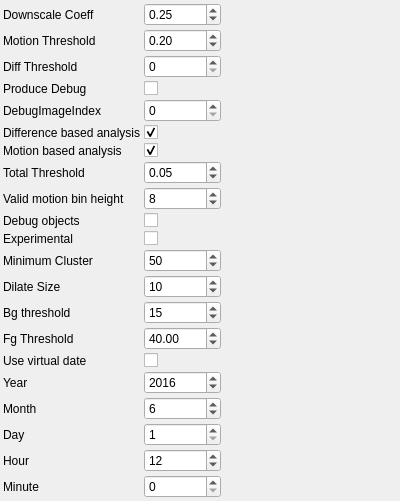
<?xml version="1.0" encoding="UTF-8"?>
<ui version="4.0">
 <class>AnalysisParamsControlWidget</class>
 <widget class="QWidget" name="AnalysisParamsControlWidget">
  <property name="geometry">
   <rect>
    <x>0</x>
    <y>0</y>
    <width>400</width>
    <height>300</height>
   </rect>
  </property>
  <property name="windowTitle">
   <string>AnalysisParams</string>
  </property>
   <layout class="QGridLayout" name="gridLayout">
    <property name="margin">
     <number>3</number>
    </property>
    <property name="spacing">
     <number>3</number>
    </property>
    <item row="0" column="0">
     <widget class="QLabel" name="label_0">
       <property name="text">
         <string>Downscale Coeff</string>
       </property>
     </widget>
    </item>
    <item row="0" column="1">
     <widget class="QDoubleSpinBox" name="downscaleCoeffSpinBox">
       <property name="toolTip">
         <string>Downscale Coeff</string>
       </property>
       <property name="minimum">
        <double>0.0001</double>
       </property>
       <property name="maximum">
        <double>10000</double>
       </property>
       <property name="singleStep">
        <double>1</double>
       </property>
       <property name="value">
        <double>0.25</double>
       </property>
     </widget>
    </item>
    <item row="1" column="0">
     <widget class="QLabel" name="label_1">
       <property name="text">
         <string>Motion Threshold</string>
       </property>
     </widget>
    </item>
    <item row="1" column="1">
     <widget class="QDoubleSpinBox" name="motionThresholdSpinBox">
       <property name="toolTip">
         <string>Motion Threshold</string>
       </property>
       <property name="minimum">
        <double>0.0001</double>
       </property>
       <property name="maximum">
        <double>10000</double>
       </property>
       <property name="singleStep">
        <double>1</double>
       </property>
       <property name="value">
        <double>0.2</double>
       </property>
     </widget>
    </item>
    <item row="2" column="0">
     <widget class="QLabel" name="label_2">
       <property name="text">
         <string>Diff Threshold</string>
       </property>
     </widget>
    </item>
    <item row="2" column="1">
     <widget class="QSpinBox" name="diffThresholdSpinBox">
       <property name="toolTip">
         <string>Diff Threshold</string>
       </property>
     </widget>
    </item>
    <item row="3" column="0">
     <widget class="QLabel" name="label_3">
       <property name="text">
         <string>Produce Debug</string>
       </property>
     </widget>
    </item>
    <item row="3" column="1">
     <widget class="QCheckBox" name="produceDebugCheckBox">
       <property name="toolTip">
         <string>Produce Debug</string>
       </property>
     </widget>
    </item>
    <item row="4" column="0">
     <widget class="QLabel" name="label_4">
       <property name="text">
         <string>DebugImageIndex</string>
       </property>
     </widget>
    </item>
    <item row="4" column="1">
     <widget class="QSpinBox" name="debugImageIndexSpinBox">
       <property name="toolTip">
         <string>DebugImageIndex</string>
       </property>
     </widget>
    </item>
    <item row="5" column="0">
     <widget class="QLabel" name="label_5">
       <property name="text">
         <string>Difference based analysis</string>
       </property>
     </widget>
    </item>
    <item row="5" column="1">
     <widget class="QCheckBox" name="differenceBasedAnalysisCheckBox">
       <property name="toolTip">
         <string>Difference based analysis</string>
       </property>
       <property name="checked">
           <bool>true</bool>
       </property>
     </widget>
    </item>
    <item row="6" column="0">
     <widget class="QLabel" name="label_6">
       <property name="text">
         <string>Motion based analysis</string>
       </property>
     </widget>
    </item>
    <item row="6" column="1">
     <widget class="QCheckBox" name="motionBasedAnalysisCheckBox">
       <property name="toolTip">
         <string>Motion based analysis</string>
       </property>
       <property name="checked">
           <bool>true</bool>
       </property>
     </widget>
    </item>
    <item row="7" column="0">
     <widget class="QLabel" name="label_7">
       <property name="text">
         <string>Total Threshold</string>
       </property>
     </widget>
    </item>
    <item row="7" column="1">
     <widget class="QDoubleSpinBox" name="totalThresholdSpinBox">
       <property name="toolTip">
         <string>Total Threshold</string>
       </property>
       <property name="minimum">
        <double>0.0001</double>
       </property>
       <property name="maximum">
        <double>100</double>
       </property>
       <property name="singleStep">
        <double>1</double>
       </property>
       <property name="value">
        <double>0.05</double>
       </property>
     </widget>
    </item>
    <item row="8" column="0">
     <widget class="QLabel" name="label_8">
       <property name="text">
         <string>Valid motion bin height</string>
       </property>
     </widget>
    </item>
    <item row="8" column="1">
     <widget class="QSpinBox" name="validMotionBinHeightSpinBox">
       <property name="toolTip">
         <string>Valid motion bin height</string>
       </property>
       <property name="minimum">
        <number>2</number>
       </property>
       <property name="maximum">
        <number>99999</number>
       </property>
       <property name="singleStep">
        <number>1</number>
       </property>
       <property name="value">
        <number>8</number>
       </property>
     </widget>
    </item>
    <item row="9" column="0">
     <widget class="QLabel" name="label_9">
       <property name="text">
         <string>Debug objects</string>
       </property>
     </widget>
    </item>
    <item row="9" column="1">
     <widget class="QCheckBox" name="debugObjectsCheckBox">
       <property name="toolTip">
         <string>Debug objects</string>
       </property>
     </widget>
    </item>
    <item row="10" column="0">
     <widget class="QLabel" name="label_10">
       <property name="text">
         <string>Experimental</string>
       </property>
     </widget>
    </item>
    <item row="10" column="1">
     <widget class="QCheckBox" name="experimentalCheckBox">
       <property name="toolTip">
         <string>Experimental</string>
       </property>
     </widget>
    </item>
    <item row="11" column="0">
     <widget class="QLabel" name="label_11">
       <property name="text">
         <string>Minimum Cluster</string>
       </property>
     </widget>
    </item>
    <item row="11" column="1">
     <widget class="QSpinBox" name="minimumClusterSpinBox">
       <property name="toolTip">
         <string>Minimum Cluster</string>
       </property>
       <property name="minimum">
        <number>1</number>
       </property>
       <property name="maximum">
        <number>999999</number>
       </property>
       <property name="singleStep">
        <number>1</number>
       </property>
       <property name="value">
        <number>50</number>
       </property>
     </widget>
    </item>
    <item row="12" column="0">
     <widget class="QLabel" name="label_12">
       <property name="text">
         <string>Dilate Size</string>
       </property>
     </widget>
    </item>
    <item row="12" column="1">
     <widget class="QSpinBox" name="dilateSizeSpinBox">
       <property name="toolTip">
         <string>Dilate Size</string>
       </property>
       <property name="minimum">
        <number>1</number>
       </property>
       <property name="maximum">
        <number>999999</number>
       </property>
       <property name="singleStep">
        <number>1</number>
       </property>
       <property name="value">
        <number>10</number>
       </property>
     </widget>
    </item>
    <item row="13" column="0">
     <widget class="QLabel" name="label_13">
       <property name="text">
         <string>Bg threshold</string>
       </property>
     </widget>
    </item>
    <item row="13" column="1">
     <widget class="QSpinBox" name="bgThresholdSpinBox">
       <property name="toolTip">
         <string>Bg threshold</string>
       </property>
       <property name="minimum">
        <number>1</number>
       </property>
       <property name="maximum">
        <number>99999</number>
       </property>
       <property name="singleStep">
        <number>1</number>
       </property>
       <property name="value">
        <number>15</number>
       </property>
     </widget>
    </item>
    <item row="14" column="0">
     <widget class="QLabel" name="label_14">
       <property name="text">
         <string>Fg Threshold</string>
       </property>
     </widget>
    </item>
    <item row="14" column="1">
     <widget class="QDoubleSpinBox" name="fgThresholdSpinBox">
       <property name="toolTip">
         <string>Fg Threshold</string>
       </property>
       <property name="minimum">
        <double>1</double>
       </property>
       <property name="maximum">
        <double>100</double>
       </property>
       <property name="singleStep">
        <double>1</double>
       </property>
       <property name="value">
        <double>40</double>
       </property>
     </widget>
    </item>
    <item row="15" column="0">
     <widget class="QLabel" name="label_15">
       <property name="text">
         <string>Use virtual date</string>
       </property>
     </widget>
    </item>
    <item row="15" column="1">
     <widget class="QCheckBox" name="useVirtualDateCheckBox">
       <property name="toolTip">
         <string>Use virtual date</string>
       </property>
     </widget>
    </item>
    <item row="16" column="0">
     <widget class="QLabel" name="label_16">
       <property name="text">
         <string>Year</string>
       </property>
     </widget>
    </item>
    <item row="16" column="1">
     <widget class="QSpinBox" name="yearSpinBox">
       <property name="toolTip">
         <string>Year</string>
       </property>
       <property name="minimum">
        <number>1970</number>
       </property>
       <property name="maximum">
        <number>99999</number>
       </property>
       <property name="singleStep">
        <number>1</number>
       </property>
       <property name="value">
        <number>2016</number>
       </property>
     </widget>
    </item>
    <item row="17" column="0">
     <widget class="QLabel" name="label_17">
       <property name="text">
         <string>Month</string>
       </property>
     </widget>
    </item>
    <item row="17" column="1">
     <widget class="QSpinBox" name="monthSpinBox">
       <property name="toolTip">
         <string>Month</string>
       </property>
       <property name="minimum">
        <number>1</number>
       </property>
       <property name="maximum">
        <number>12</number>
       </property>
       <property name="singleStep">
        <number>1</number>
       </property>
       <property name="value">
        <number>6</number>
       </property>
     </widget>
    </item>
    <item row="18" column="0">
     <widget class="QLabel" name="label_18">
       <property name="text">
         <string>Day</string>
       </property>
     </widget>
    </item>
    <item row="18" column="1">
     <widget class="QSpinBox" name="daySpinBox">
       <property name="toolTip">
         <string>Day</string>
       </property>
       <property name="minimum">
        <number>1</number>
       </property>
       <property name="maximum">
        <number>31</number>
       </property>
       <property name="singleStep">
        <number>1</number>
       </property>
       <property name="value">
        <number>1</number>
       </property>
     </widget>
    </item>
    <item row="19" column="0">
     <widget class="QLabel" name="label_19">
       <property name="text">
         <string>Hour</string>
       </property>
     </widget>
    </item>
    <item row="19" column="1">
     <widget class="QSpinBox" name="hourSpinBox">
       <property name="toolTip">
         <string>Hour</string>
       </property>
       <property name="minimum">
        <number>0</number>
       </property>
       <property name="maximum">
        <number>23</number>
       </property>
       <property name="singleStep">
        <number>1</number>
       </property>
       <property name="value">
        <number>12</number>
       </property>
     </widget>
    </item>
    <item row="20" column="0">
     <widget class="QLabel" name="label_20">
       <property name="text">
         <string>Minute</string>
       </property>
     </widget>
    </item>
    <item row="20" column="1">
     <widget class="QSpinBox" name="minuteSpinBox">
       <property name="toolTip">
         <string>Minute</string>
       </property>
       <property name="minimum">
        <number>0</number>
       </property>
       <property name="maximum">
        <number>59</number>
       </property>
       <property name="singleStep">
        <number>1</number>
       </property>
       <property name="value">
        <number>0</number>
       </property>
     </widget>
    </item>
   <item row="21" column="0">
    <spacer name="verticalSpacer">
     <property name="orientation">
      <enum>Qt::Vertical</enum>
     </property>
     <property name="sizeHint" stdset="0">
      <size>
       <width>0</width>
       <height>0</height>
      </size>
     </property>
    </spacer>
   </item>
   <item row="21" column="2">
    <spacer name="horizontalSpacer">
     <property name="orientation">
      <enum>Qt::Horizontal</enum>
     </property>
     <property name="sizeHint" stdset="0">
      <size>
       <width>0</width>
       <height>0</height>
      </size>
     </property>
    </spacer>
   </item>
  </layout>
 </widget>
 <layoutdefault spacing="3" margin="3"/>
 <resources/>
 <connections>
  <connection>
   <sender>downscaleCoeffSpinBox</sender>
   <signal>valueChanged(double)</signal>
   <receiver>AnalysisParamsControlWidget</receiver>
   <slot>changeParameters()</slot>
  </connection>
  <connection>
   <sender>motionThresholdSpinBox</sender>
   <signal>valueChanged(double)</signal>
   <receiver>AnalysisParamsControlWidget</receiver>
   <slot>changeParameters()</slot>
  </connection>
  <connection>
   <sender>diffThresholdSpinBox</sender>
   <signal>valueChanged(int)</signal>
   <receiver>AnalysisParamsControlWidget</receiver>
   <slot>changeParameters()</slot>
  </connection>
  <connection>
   <sender>produceDebugCheckBox</sender>
   <signal>stateChanged(int)</signal>
   <receiver>AnalysisParamsControlWidget</receiver>
   <slot>changeParameters()</slot>
  </connection>
  <connection>
   <sender>debugImageIndexSpinBox</sender>
   <signal>valueChanged(int)</signal>
   <receiver>AnalysisParamsControlWidget</receiver>
   <slot>changeParameters()</slot>
  </connection>
  <connection>
   <sender>differenceBasedAnalysisCheckBox</sender>
   <signal>stateChanged(int)</signal>
   <receiver>AnalysisParamsControlWidget</receiver>
   <slot>changeParameters()</slot>
  </connection>
  <connection>
   <sender>motionBasedAnalysisCheckBox</sender>
   <signal>stateChanged(int)</signal>
   <receiver>AnalysisParamsControlWidget</receiver>
   <slot>changeParameters()</slot>
  </connection>
  <connection>
   <sender>totalThresholdSpinBox</sender>
   <signal>valueChanged(double)</signal>
   <receiver>AnalysisParamsControlWidget</receiver>
   <slot>changeParameters()</slot>
  </connection>
  <connection>
   <sender>validMotionBinHeightSpinBox</sender>
   <signal>valueChanged(int)</signal>
   <receiver>AnalysisParamsControlWidget</receiver>
   <slot>changeParameters()</slot>
  </connection>
  <connection>
   <sender>debugObjectsCheckBox</sender>
   <signal>stateChanged(int)</signal>
   <receiver>AnalysisParamsControlWidget</receiver>
   <slot>changeParameters()</slot>
  </connection>
  <connection>
   <sender>experimentalCheckBox</sender>
   <signal>stateChanged(int)</signal>
   <receiver>AnalysisParamsControlWidget</receiver>
   <slot>changeParameters()</slot>
  </connection>
  <connection>
   <sender>minimumClusterSpinBox</sender>
   <signal>valueChanged(int)</signal>
   <receiver>AnalysisParamsControlWidget</receiver>
   <slot>changeParameters()</slot>
  </connection>
  <connection>
   <sender>dilateSizeSpinBox</sender>
   <signal>valueChanged(int)</signal>
   <receiver>AnalysisParamsControlWidget</receiver>
   <slot>changeParameters()</slot>
  </connection>
  <connection>
   <sender>bgThresholdSpinBox</sender>
   <signal>valueChanged(int)</signal>
   <receiver>AnalysisParamsControlWidget</receiver>
   <slot>changeParameters()</slot>
  </connection>
  <connection>
   <sender>fgThresholdSpinBox</sender>
   <signal>valueChanged(double)</signal>
   <receiver>AnalysisParamsControlWidget</receiver>
   <slot>changeParameters()</slot>
  </connection>
  <connection>
   <sender>useVirtualDateCheckBox</sender>
   <signal>stateChanged(int)</signal>
   <receiver>AnalysisParamsControlWidget</receiver>
   <slot>changeParameters()</slot>
  </connection>
  <connection>
   <sender>yearSpinBox</sender>
   <signal>valueChanged(int)</signal>
   <receiver>AnalysisParamsControlWidget</receiver>
   <slot>changeParameters()</slot>
  </connection>
  <connection>
   <sender>monthSpinBox</sender>
   <signal>valueChanged(int)</signal>
   <receiver>AnalysisParamsControlWidget</receiver>
   <slot>changeParameters()</slot>
  </connection>
  <connection>
   <sender>daySpinBox</sender>
   <signal>valueChanged(int)</signal>
   <receiver>AnalysisParamsControlWidget</receiver>
   <slot>changeParameters()</slot>
  </connection>
  <connection>
   <sender>hourSpinBox</sender>
   <signal>valueChanged(int)</signal>
   <receiver>AnalysisParamsControlWidget</receiver>
   <slot>changeParameters()</slot>
  </connection>
  <connection>
   <sender>minuteSpinBox</sender>
   <signal>valueChanged(int)</signal>
   <receiver>AnalysisParamsControlWidget</receiver>
   <slot>changeParameters()</slot>
  </connection>
 </connections>
 <slots>
  <slot>changeParameters()</slot>
 </slots>
 <customwidgets>
 </customwidgets>
</ui>
